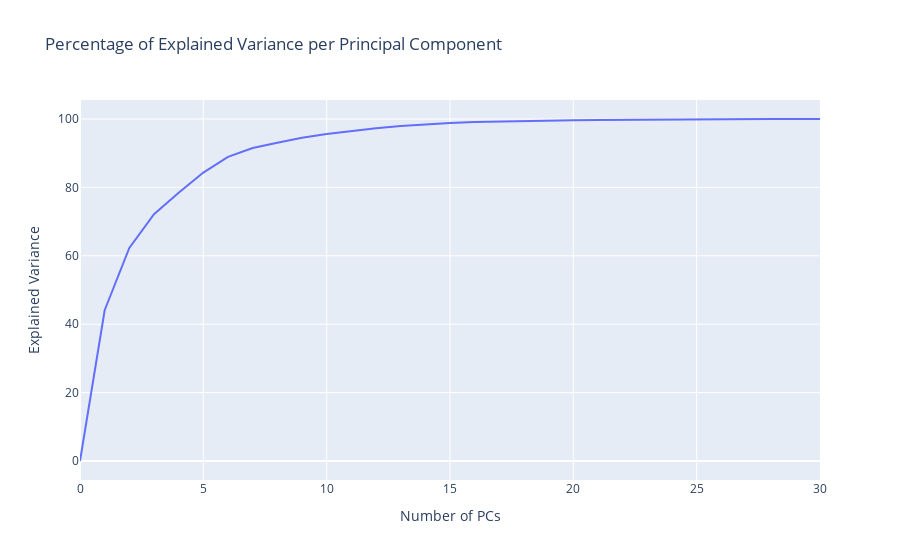

Notebook code cell kept with this figure:
### Markdown cell above
##### PCA

### Code cell
# Principal Component Analysis
eda.pca_variance_plot(train_df, identifier=id_features, categorical=categorical_features, continuous=continuous_features, target="Diagnosis")

### Figure 1 — Plotly figure (JSON) as saved in the notebook; plotly's stock layout.template omitted (floating-point values rounded to 4 significant figures)
{"data": [{"type": "scatter", "y": [0, 44.08, 62.32, 72.17, 78.43, 84.34, 88.93, 91.54, 93.07, 94.5, 95.6, 96.52, 97.32, 97.97, 98.5, 98.85, 99.09, 99.27, 99.42, 99.54, 99.64, 99.73, 99.79, 99.85, 99.9, 99.94, 99.97, 99.99, 100.0, 100.0, 100]}], "layout": {"title": {"text": "Percentage of Explained Variance per Principal Component"}, "xaxis": {"range": [0, 30], "title": {"text": "Number of PCs"}}, "yaxis": {"title": {"text": "Explained Variance"}}}}
